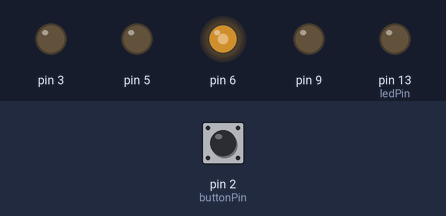
Recording of a sketch running on a simulated Arduino Uno, built with avr-gcc and run on an emulated ATmega328P. Shown: output pins drawn as LEDs (lit = HIGH). The inputs (shaded band) are chosen by the test bench; at power-on: pin 2 (buttonPin) HIGH.

Above: at 1.2 s.
1.3 s: pin 2 (buttonPin) pulled LOW for 0.15 s
At 1.37 s:
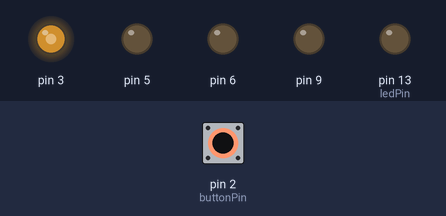
2.9 s: pin 2 (buttonPin) pulled LOW for 3.2 s
At 6.7 s:
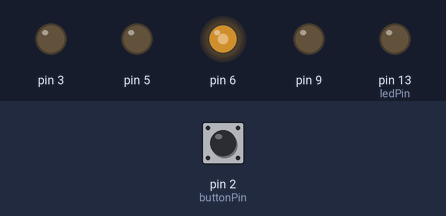
Timing chart, 0 to 8.2 s (numbered marks = the images above; inputs shaded):
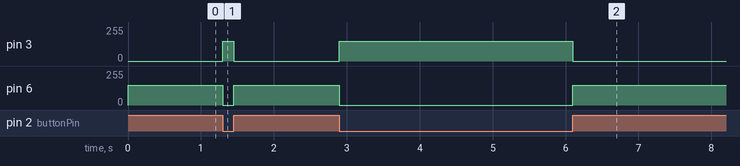

Measured:
- after the input at 1.3 s, pin 3: 0/255 → 150/255 at once, → 0/255 0.15 s later; pin 6: 150/255 → 0/255 at once, → 150/255 0.15 s later
- after the input at 2.9 s, pin 3: 0/255 → 150/255 at once, → 0/255 3.2 s later; pin 6: 150/255 → 0/255 at once, → 150/255 3.2 s later

The sketch:

Button.ino
```cpp
const int buttonPin = 2;     // the number of the pushbutton pin
const int ledPin =  13;      // the number of the LED pin

int buttonState = 0;         // variable for reading the pushbutton status

void setup() {
  pinMode(ledPin, OUTPUT);
  pinMode(buttonPin, INPUT);
}

void loop() {
  buttonState = digitalRead(buttonPin);

  if (buttonState == LOW) {
    analogWrite(3, 150);
    analogWrite(5,0);
     analogWrite(6, 0);
    analogWrite(9,0);
  } else {
        analogWrite(3, 0);
    analogWrite(5,0);
     analogWrite(6, 150);
    analogWrite(9,0);
  }
}
```
